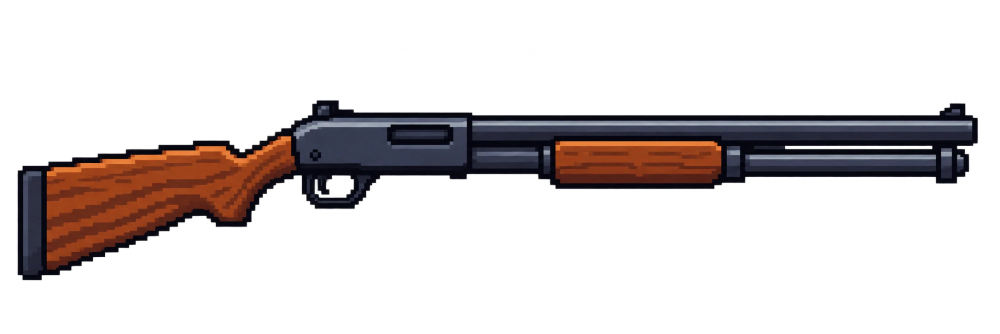
#> input picture assets/sources/tienda/gpt/escopeta-2.webp, 2000 x 667 px, given in place of baul.png, which was not available (shown at 1/2 size)
$ python baul_mantenimiento.py ../assets/sources/tienda/gpt/escopeta-2.webp
#> lines starting #> are read from the running program, lines starting #| are printed output that depends on the picture
### tools/importar.py
"""Muebles del dueño → sprites del juego, con un solo comando.

  py tools/importar.py            convierte lo nuevo o cambiado de assets/sources/salas/
  py tools/importar.py nevera-b   vuelve a convertir esos (por su nombre de archivo), aunque no hayan cambiado

Flujo: dejar la imagen (PNG o WEBP con fondo transparente, de Gemini o ChatGPT) en su carpeta de
assets/sources/salas/<sala>/ → ejecutar el comando → sale en el juego.

Nombres: <mueble>[-<variante>][-lado].png, con el nombre en español del catálogo (scripts/mapa/catalogo.gd →
MUEBLES, campo "archivo"): nevera.png es la de siempre; nevera-b.png, nevera-c.png… otras variantes que el juego elige al
azar por apartamento; nevera-lado.png / nevera-b-lado.png, el dibujo para las paredes laterales (hecho para la
izquierda: en la derecha se pone en espejo). La carpeta es solo para ordenar: vale cualquiera menos descartes/.

Cada imagen: fuera el fondo y el halo blanco que deja la IA, recortada, reducida al ancho del mueble en el
catálogo (el de frente, a su largo `len`; el de lado, a su fondo `dep`, para que choque justo con lo que se ve) y
con el contorno oscuro de los demás muebles. Deja assets/sprites/mueble-<tipo>[-<variante>][-lado].png y su .json
con "scale": 1 (cada píxel, 2 unidades del juego: la misma densidad que los personajes; hasta el 19 oct salían a
0,5, con el doble de detalle), y lo apunta en manifest.json.

Para saber qué es nuevo, apunta la huella de cada original en assets/sources/salas/importados.json. Un mueble de
tipo nuevo (que no está en el catálogo) no se convierte: hay que añadirlo antes a scripts/mapa/catalogo.gd.
"""
import hashlib, json, os, re, sys
from PIL import Image

SALAS = 'assets/sources/salas'
CATALOGO = 'scripts/mapa/catalogo.gd'
OUT = 'assets/sprites'
REGISTRO = f'{SALAS}/importados.json'
OUTLINE = (29, 27, 44, 255)
IMAGENES = ('.png', '.webp', '.jpg', '.jpeg')
# Muebles dibujados "a tamaño de personaje": cada píxel del juego son N píxeles del original. Se encogen justo
# N veces (no al ancho del catálogo) y salen con la escala indicada ("scale": 1 = el mismo tamaño de píxel que Johnny).
# Para añadir otro mueble así: su tipo (el del catálogo), el N y la escala.
# tipo: (N, scale del .json: 1 = 2 unidades por píxel, 0.5 = 1). Con "-lado" en el tipo, solo vale para el dibujo de lado
BLOQUE = {'sofa': (12.7, 1), 'tv': (12.7, 1), 'armchair': (12.7, 1), 'bookshelf': (12.7, 1),
          'nightstand-lado': (2.33, 1)}   # (la mesilla de lado, girada por PixelLab: a la misma escala que la de frente)
# Muebles de PixelLab (los del centro comercial): salen con el fondo transparente de verdad, sin halo blanco, así que
# no se les quita lo blanco (si no, se agujerearían la escarcha, los cristales o el maniquí)
SIN_HALO = {'gondola', 'checkout', 'drinkfridge', 'clothesrack', 'mannequin', 'tvshelf', 'pharmacycounter',
            'metalshelf', 'pallet', 'lockers', 'workbench', 'freezershelf', 'industrialstove', 'steeltable', 'fryer',
            'diningtable', 'bench', 'tallmannequin', 'acunit', 'airhandler', 'chimney', 'vent',
            'jewelcase', 'jewelcabinet', 'safe',
            'treadmill', 'benchpress', 'cablemachine', 'dumbbellrack', 'weightplates',   # (las máquinas del gimnasio del Gymbro)
            'wheeliebin', 'trashcan', 'janitorcart',   # (y lo del cuarto de la limpieza de la portera)
            'showertray', 'lockerbench', 'stafftoilet', 'staffsink', 'canshelf', 'wastebasket',   # (y los de la sala de mantenimiento)
            'fridge', 'counter', 'stove', 'kitchentable',   # (y la cocina de los pisos: de GPT, tools/muebles_gpt.py)
            'mattress_policia', 'mattress_medico', 'mattress_militar', 'mattress_ferretero', 'mattress_farmaceutica',
            'mattress_tecnico', 'storageshelf', 'boxstack', 'boxpile', 'handtruck',   # (los trasteros de las viviendas: de GPT, tools/muebles_gpt.py)
            'doublebed', 'bed', 'wardrobe', 'nightstand', 'desk', 'lamp', 'sofaback', 'tv', 'bookshelf', 'plant',   # (el salón de los pisos: de GPT)
            'cubicle', 'officedesk', 'printer', 'copier', 'serverrack', 'watercooler', 'lobbysofa', 'reception', 'turnstile',
            'filecabinet', 'boardtable', 'execdesk', 'bookcase', 'mixerdesk', 'monitorwall', 'armory', 'interviewtable',
            'officekitchen', 'towermodel'}   # (y los de Torre Velaria: tools/guias_torre.py)   # (y el dormitorio y la lámpara de pie: tools/guias_dormitorio.py)


# [13 lines left out: function catalogo, not called in this run]


def huella(ruta):
    return hashlib.sha1(open(ruta, 'rb').read()).hexdigest()[:16]


# [22 lines left out: functions originales, entiende, not called in this run]


def convierte(src, w, bloque=None, halo=True):
    """La receta de siempre: sin fondo, recortado, a `w` píxeles de ancho (contorno incluido) y con contorno.
    Con halo=False no se quita lo blanco (solo el fondo transparente)"""
#> called with src = 'assets/sources/mantenimiento/baul.png', w = 32, halo = False
    im = Image.open(src).convert('RGBA')
#> im is the input picture: PIL image 2000x667 RGBA; mean R, G, B, A 15.6, 10.1, 9.7, 52.9
    if im.getchannel('A').getextrema()[0] >= 128:
        return None  # sin nada transparente: el fondo es de verdad (o un damero pintado)
    px = im.load()
    for y in range(im.size[1]):
        for x in range(im.size[0]):
            r, g, b, a = px[x, y]
            # fondo transparente y el halo blanco que deja la IA alrededor
            if a < 128 or (halo and min(r, g, b) > 200 and max(r, g, b) - min(r, g, b) < 30): px[x, y] = (0, 0, 0, 0)
            else: px[x, y] = (r, g, b, 255)
    im = im.crop(im.getbbox())
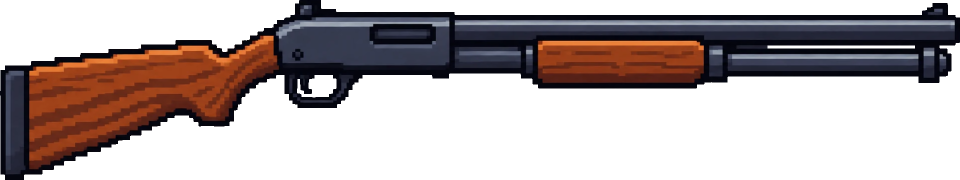
#> im: PIL image 1920x359 RGBA (shown at 1/2 size); mean R, G, B, A 30, 19.3, 18.4, 103.3; transparent parts drawn white
    if bloque:
        w, h = max(1, round(im.size[0] / bloque)), max(1, round(im.size[1] / bloque))
    else:
        w -= 2  # el contorno ocupa un píxel a cada lado
        h = max(1, round(w * im.size[1] / im.size[0]))
#> h = 6
    # color medio de cada píxel nuevo, contando solo lo que no es fondo
    color = im.convert('RGBa').resize((w, h), Image.BOX).convert('RGBA')
    lleno = im.getchannel('A').resize((w, h), Image.BOX)
    out = Image.new('RGBA', (w + 2, h + 1))  # sitio para el contorno a los lados y arriba
    for y in range(h):
        for x in range(w):
            if lleno.getpixel((x, y)) > 110:
                r, g, b, _ = color.getpixel((x, y))
                out.putpixel((x + 1, y + 1), (r, g, b, 255))
    # contorno: cada hueco vacío pegado al dibujo
    W, H = out.size
#> W = 32; H = 7
    borde = [(x, y) for y in range(H) for x in range(W) if out.getpixel((x, y))[3] == 0 and any(
        0 <= x + dx < W and 0 <= y + dy < H and out.getpixel((x + dx, y + dy))[3] == 255
        for dx, dy in ((1, 0), (-1, 0), (0, 1), (0, -1)))]
#> borde = 65 pairs, first value 0 to 31, second value 0 to 6
    for p in borde: out.putpixel(p, OUTLINE)
#> this loop made 65 passes
#> p on passes 1 to 12: (10, 0), (11, 0), (12, 0), (13, 0), (14, 0), (15, 0), (16, 0), (17, 0), (18, 0), (19, 0), (20, 0), (21, 0)
    return out


# [34 lines left out: function main, not called in this run]


# [2 lines that do not run on import are left out]

### tools/baul_mantenimiento.py
"""YA NO SE USA: desde el 7 nov el baúl es de plástico negro (tools/baul_plastico.py); lanzar esto lo pisaría.

El baúl de la sala de mantenimiento (donde se guardan las armas creadas y los objetos), al estilo de los muebles.

Hasta el 23 oct era un dibujo hecho con rectángulos (copiado del juego JS, en tools/dibujos_7b.py) y desentonaba al
lado del banco de trabajo nuevo. Ahora sale de PixelLab con la misma receta que el banco (tools/banco_mantenimiento.py):
un boceto del baúl ya en la perspectiva del juego, sobre azul, que PixelLab "viste". De arriba abajo: la tapa vista
desde arriba (tablones, dos flejes de hierro con sus remaches, esquinas de hierro y una mancha de sangre) y el
frente, con el canto de la tapa, los flejes que bajan, la cerradura dorada en medio y el zócalo.

Mide como antes en el suelo (60 × 36 unidades, en scripts/mapa/mapa.gd): el dibujo, 32 píxeles de ancho (64
unidades), un poco más ancho que lo que ocupa, como el banco. Se pidieron 4 versiones (las cuatro, con su fondo azul,
en assets/sources/mantenimiento/intentos/; el texto y las semillas, en assets/pixellab.json → "baul-mantenimiento").

  py tools/baul_mantenimiento.py guia      → assets/sources/mantenimiento/guias/baul.png (el boceto)
  py tools/guias_centro.py quita <png>…    quita el fondo azul de lo que devuelve PixelLab
  py tools/baul_mantenimiento.py           assets/sources/mantenimiento/baul.png (el elegido, sin fondo)
                                           → assets/sprites/baul.png (y luego importar en Godot)
"""
import os, sys
from PIL import Image, ImageDraw

sys.path.insert(0, os.path.dirname(__file__))
from guias_centro import S, M, RAYA, FONDO, tono
from importar import convierte

CARPETA = 'assets/sources/mantenimiento'
GUIA = f'{CARPETA}/guias/baul.png'
ORIGINAL = f'{CARPETA}/baul.png'
SPRITE = 'assets/sprites/baul.png'

ANCHO = 32      # en píxeles del juego
TAPA = 16       # la tapa vista desde arriba
FRENTE = 14     # el frente: más bajo que el del banco (18), que el baúl llega por la rodilla
MADERA = (140, 100, 60)
HIERRO = (95, 100, 110)
REMACHE = (165, 170, 178)
ORO = (205, 165, 60)
OSCURO = (40, 30, 25)
SANGRE = (120, 30, 30)
FLEJES = (6, 23)   # dónde empieza cada fleje (3 de ancho)


# [43 lines left out: function guia, not called in this run]


def monta():
    """El elegido (ya sin fondo) → el sprite del juego, con la receta de los muebles (tools/importar.py): reducido a
    32 píxeles de ancho y con el contorno oscuro"""
    out = convierte(ORIGINAL, ANCHO, halo=False)
    out.save(SPRITE)
    print(SPRITE, out.size)
#| assets/sprites/baul.png (32, 7)


if __name__ == '__main__':
    if sys.argv[1:2] == ['guia']:
        guia()
    else:
        monta()

$ run again, on assets/sources/tienda/gpt/gatling.webp
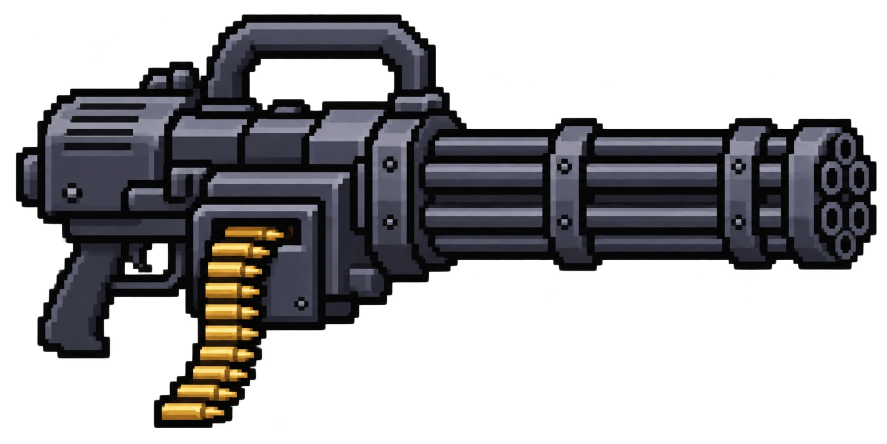
#> input picture assets/sources/tienda/gpt/gatling.webp, 1774 x 887 px, given in place of baul.png, which was not available (shown at 1/2 size)
#> in convierte, im is the input picture: PIL image 1774x887 RGBA; mean R, G, B, A 23.8, 23.2, 25.4, 108.7
#> in convierte, `im = im.crop(im.getbbox())`:
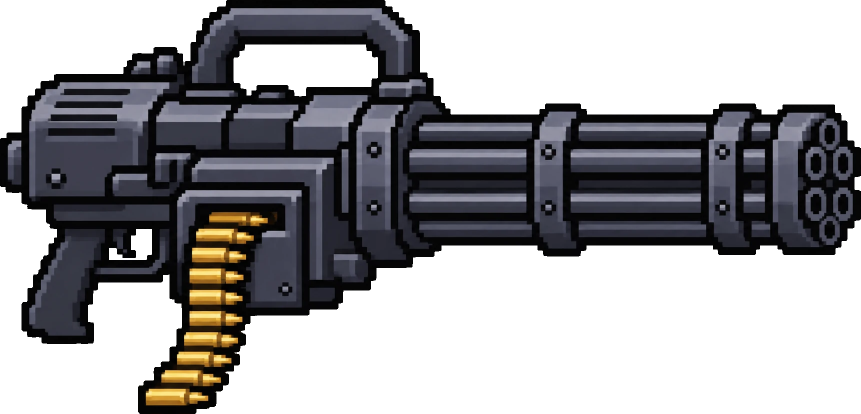
#> im: PIL image 1721x827 RGBA (shown at 1/2 size); mean R, G, B, A 26.2, 25.5, 27.9, 121.2; transparent parts drawn white
#> borde = 82 pairs, first value 0 to 31, second value 0 to 14
#> the loop in convierte, `for p in borde: out.putpixel(p, OUTLINE)` made 82 passes
#> p on passes 1 to 8: (8, 0), (9, 0), (10, 0), (11, 0), (12, 0), (13, 0), (14, 0), (7, 1)
#| assets/sprites/baul.png (32, 15)

$ run again, on assets/sources/tienda/gpt/lanzagranadas.webp
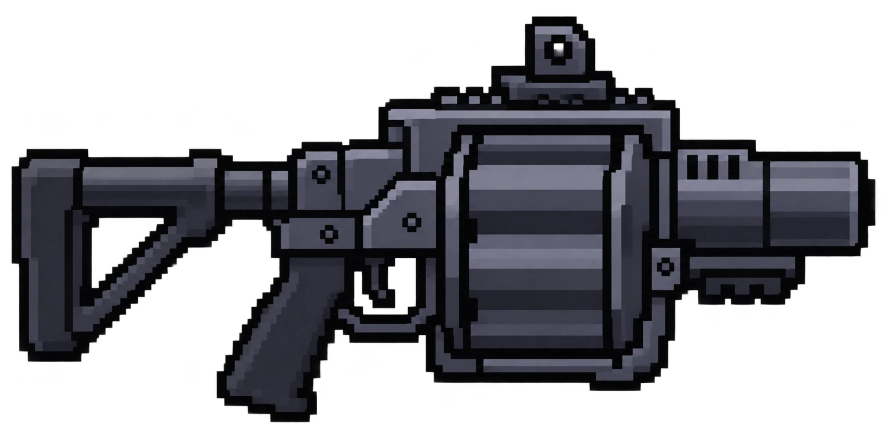
#> input picture assets/sources/tienda/gpt/lanzagranadas.webp, 1774 x 887 px, given in place of baul.png, which was not available (shown at 1/2 size)
#> in convierte, im is the input picture: PIL image 1774x887 RGBA; mean R, G, B, A 21, 21.1, 25.6, 114.1
#> in convierte, `im = im.crop(im.getbbox())`:
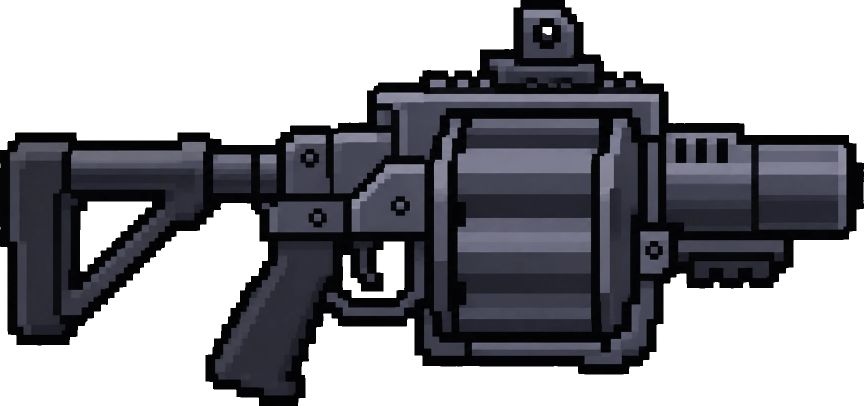
#> im: PIL image 1728x811 RGBA (shown at 1/2 size); mean R, G, B, A 23.5, 23.6, 28.7, 129.2; transparent parts drawn white
#> borde = 83 pairs, first value 0 to 31, second value 0 to 14
#> the loop in convierte, `for p in borde: out.putpixel(p, OUTLINE)` made 83 passes
#> p on passes 1 to 8: (19, 0), (20, 0), (18, 1), (21, 1), (16, 2), (17, 2), (18, 2), (21, 2)
#| assets/sprites/baul.png (32, 15)
